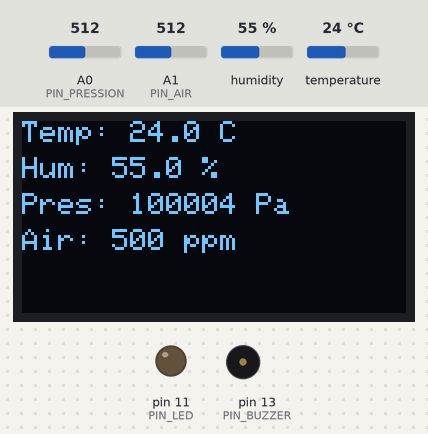
This sketch was run on a simulated Arduino Uno, built with avr-gcc and run on an emulated ATmega328P. Shown: 128×64 one-colour display, output pins drawn as LEDs (lit = HIGH), buzzer (waves = sounding). The inputs (shaded band) are chosen by the test bench; at power-on: humidity 55 %, A0 (PIN_PRESSION) = 512, A1 (PIN_AIR) = 512, temperature 24 °C. What the sketch prints to the serial monitor is not drawn.

Above: at 1.2 s.
1.3 s: humidity set to 59 %
At 3.0 s:
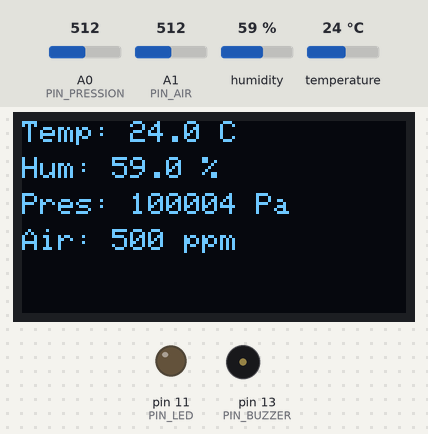
3.5 s: humidity set to 62 %
At 5.3 s:
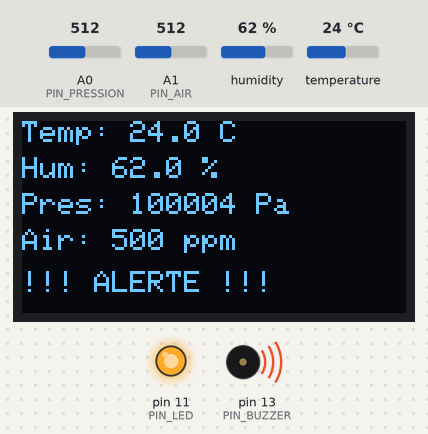
5.6 s: A0 (PIN_PRESSION) set to 716
At 6.3 s:
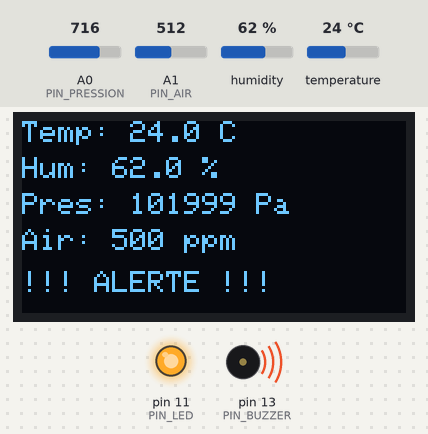
7.2 s: humidity set to 22 %
At 8.8 s:
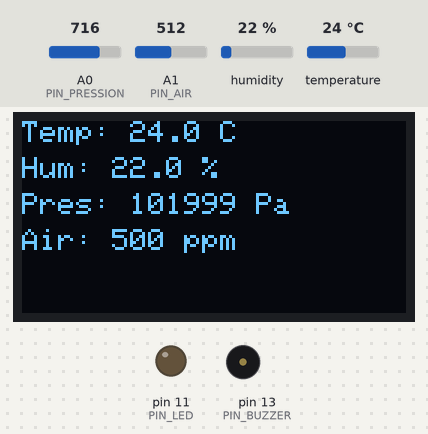
9.6 s: A1 (PIN_AIR) set to 716
At 10.2 s:
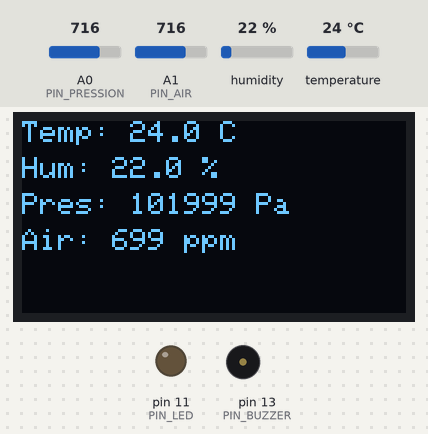
11.1 s: A0 (PIN_PRESSION) set to 992
At 11.8 s:
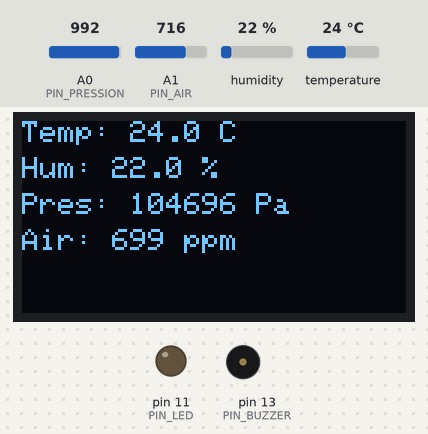
Timing chart, 0 to 13.6 s (numbered marks = the images above; inputs shaded):
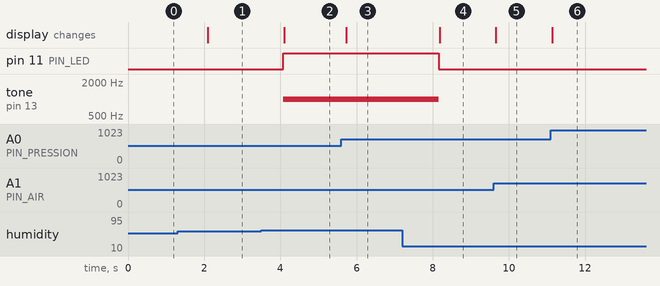

The sketch:

code-Arduino.ino
```cpp
#include <Wire.h>
#include <Adafruit_GFX.h>
#include <Adafruit_SSD1306.h>
#include <DHT.h>

#define SCREEN_WIDTH 128
#define SCREEN_HEIGHT 64

Adafruit_SSD1306 display(SCREEN_WIDTH, SCREEN_HEIGHT, &Wire, -1);

#define DHTPIN 12
#define DHTTYPE DHT22
#define PIN_PRESSION A0
#define PIN_AIR A1
#define PIN_LED 11
#define PIN_BUZZER 13

DHT dht(DHTPIN, DHTTYPE);

void setup() {
  Serial.begin(9600);

  pinMode(PIN_LED, OUTPUT);
  pinMode(PIN_BUZZER, OUTPUT);

  dht.begin();

  if(!display.begin(SSD1306_SWITCHCAPVCC, 0x3C)) {
    while(true);
  }

  display.clearDisplay();
  display.setTextColor(WHITE);

  Serial.println("temperature,humidite,pression,air");
}

void loop() {

  float hum = dht.readHumidity();
  float temp = dht.readTemperature();

  long pressionPa = map(analogRead(PIN_PRESSION), 0, 1023, 95000, 105000);
  int qualiteAir = map(analogRead(PIN_AIR), 0, 1023, 0, 1000);

  if (temp > 50 || hum > 60) {
    digitalWrite(PIN_LED, HIGH);
    tone(PIN_BUZZER, 1000);
  } else {
    digitalWrite(PIN_LED, LOW);
    noTone(PIN_BUZZER);
  }

  Serial.print(temp);
  Serial.print(",");

  Serial.print(hum);
  Serial.print(",");

  Serial.print(pressionPa);
  Serial.print(",");

  Serial.println(qualiteAir);

  display.clearDisplay();

  display.setTextSize(1);

  display.setCursor(0,0);
  display.print("Temp: ");
  display.print(temp,1);
  display.print(" C");

  display.setCursor(0,12);
  display.print("Hum: ");
  display.print(hum,1);
  display.print(" %");

  display.setCursor(0,24);
  display.print("Pres: ");
  display.print(pressionPa);
  display.print(" Pa");

  display.setCursor(0,36);
  display.print("Air: ");
  display.print(qualiteAir);
  display.print(" ppm");

  if(temp > 50 || hum > 60) {
    display.setCursor(0,50);
    display.print("!!! ALERTE !!!");
  }
  display.display();

  delay(100);
}
```

Measured:
- the behaviour switches between 60 and 61 % on humidity (found by bisection; images 1 and 2)
- after the input at 1.3 s, the display: changes after 0.79 s (image 1)
- after the input at 3.5 s, pin 11 (PIN_LED): LOW → HIGH after 0.57 s; tone on pin 13 (PIN_BUZZER): silent → 1000 Hz after 0.57 s; the display: changes after 0.61 s (image 2)
- after the input at 5.6 s, the display: changes after 0.14 s (image 3)
- after the input at 7.2 s, pin 11 (PIN_LED): HIGH → LOW after 0.95 s; tone on pin 13 (PIN_BUZZER): 1000 Hz → silent after 0.95 s; the display: changes after 0.99 s (image 4)
- after the input at 9.6 s, the display: changes after 0.06 s (image 5)
- after the input at 11.1 s, the display: changes at once (image 6)
